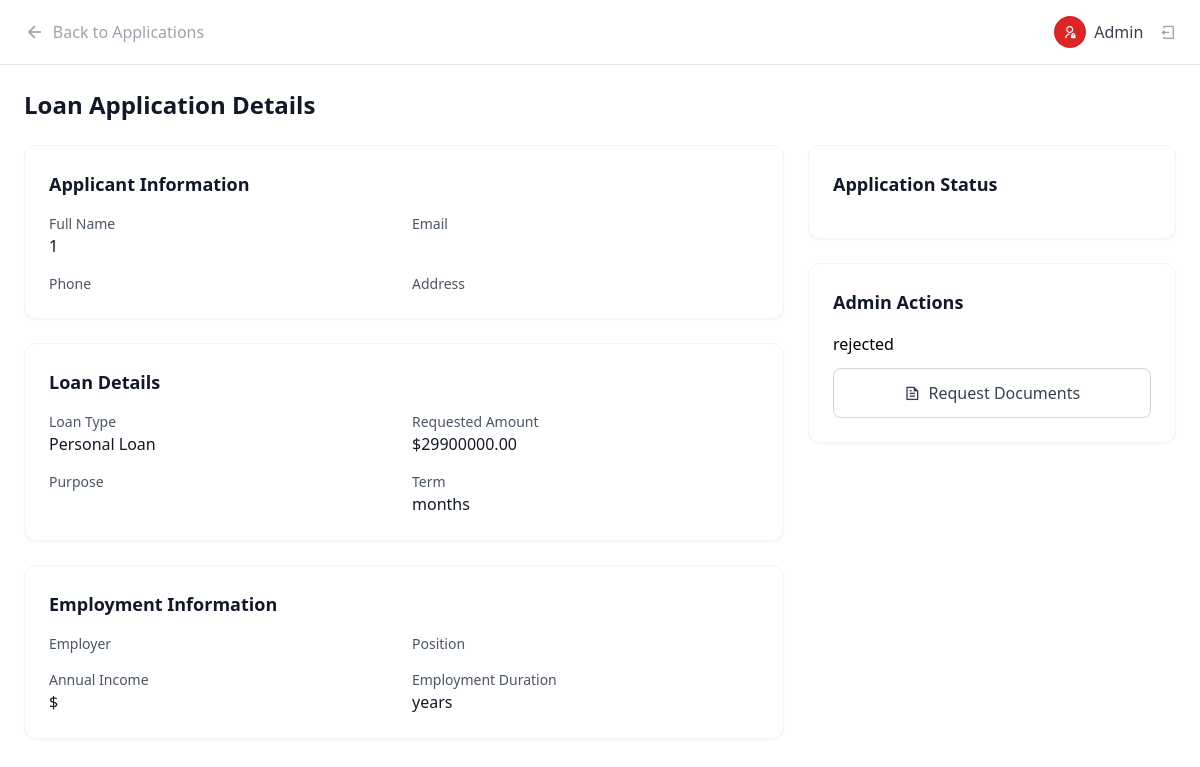
/admin-panel/loans/5/ (signed in), run on the app's committed database.
### bank/models.py (models this page shows)
class LoanRequest(models.Model):
    LOAN_TYPES = (
        ('personal', 'Personal Loan'),
        ('auto', 'Auto Loan'),
        ('home', 'Home Loan'),
        ('education', 'Education Loan'),
    )
    STATUS_CHOICES = (
        ('pending', 'Pending'),
        ('approved', 'Approved'),
        ('rejected', 'Rejected'),
        ('disbursed', 'Disbursed'),
    )
    user = models.ForeignKey(User, on_delete=models.CASCADE)
    loan_type = models.CharField(max_length=20, choices=LOAN_TYPES,default='auto')
    amount = models.DecimalField(max_digits=12, decimal_places=2)
    purpose = models.TextField()
    status = models.CharField(max_length=20, choices=STATUS_CHOICES, default='pending')
    application_date = models.DateTimeField(auto_now_add=True)
    approved_date = models.DateTimeField(null=True, blank=True)
    term_months = models.IntegerField(default=12)
    interest_rate = models.DecimalField(max_digits=5, decimal_places=2, default=5.0)

### bank/views.py (the view)
# urls.py: path('admin-panel/loans/<int:loan_id>/', views.loan_detail, name='loan_detail'),
@login_required
@user_passes_test(is_admin)
def loan_detail(request, loan_id):
    print(loan_id)
    loan = get_object_or_404(LoanRequest, id=loan_id)
    print(loan)
    return render(request, 'admin_panel/detail.html', {'loan': loan})

### bank/views.py (called while the page is built)
def is_admin(user):
    return user.is_staff

### bank/templates/admin_panel/detail.html (shortened to what this page needs)
{% load static %}
<!DOCTYPE html>
<html lang="en">
<head>
    <script src="https://cdn.tailwindcss.com/3.4.16"></script>
    <link rel="stylesheet" href="https://cdnjs.cloudflare.com/ajax/libs/remixicon/4.6.0/remixicon.min.css">
</head>
<body class="bg-gray-50">
    <div class="min-h-screen bg-white">
        <header class="bg-white border-b border-gray-200 px-6 py-4">
            <div class="flex items-center justify-between">
                <a href="{% url 'admin_dashboard' %}" class="flex items-center text-gray-400 hover:text-gray-600">
                    <i class="ri-arrow-left-line text-xl mr-2"></i>
                    <span>Back to Applications</span>
                </a>
                <div class="flex items-center space-x-4">
                    <div class="flex items-center space-x-2">
                        <div class="w-8 h-8 bg-red-600 rounded-full flex items-center justify-center">
                            <i class="ri-admin-line text-white text-sm"></i>
                        </div>
                        <span class="font-medium text-gray-700">{{ request.user.get_full_name }}</span>
                    </div>
                    <a href="{% url 'logout' %}" class="text-gray-400 hover:text-gray-600">
                        <i class="ri-logout-box-line"></i>
                    </a>
                </div>
            </div>
        </header>
        <main class="p-6">
            <h1 class="text-2xl font-bold text-gray-900 mb-6">Loan Application Details</h1>
            <div class="grid lg:grid-cols-3 gap-6">
                <div class="lg:col-span-2 space-y-6">
                    <div class="bg-white rounded-xl shadow-sm border border-gray-100 p-6">
                        <h2 class="text-lg font-semibold text-gray-900 mb-4">Applicant Information</h2>
                        <div class="grid md:grid-cols-2 gap-4">
                            <div>
                                <p class="text-sm text-gray-600">Full Name</p>
                                <p class="font-medium text-gray-900">{{ loan.user_id }}</p>
                            </div>
                            <div>
                                <p class="text-sm text-gray-600">Email</p>
                            </div>
                            <div>
                                <p class="text-sm text-gray-600">Phone</p>
                            </div>
                            <div>
                                <p class="text-sm text-gray-600">Address</p>
                            </div>
                        </div>
                    </div>
                    <div class="bg-white rounded-xl shadow-sm border border-gray-100 p-6">
                        <h2 class="text-lg font-semibold text-gray-900 mb-4">Loan Details</h2>
                        <div class="grid md:grid-cols-2 gap-4">
                            <div>
                                <p class="text-sm text-gray-600">Loan Type</p>
                                <p class="font-medium text-gray-900">{{ loan.get_loan_type_display }}</p>
                            </div>
                            <div>
                                <p class="text-sm text-gray-600">Requested Amount</p>
                                <p class="font-medium text-gray-900">${{ loan.amount }}</p>
                            </div>
                            <div>
                                <p class="text-sm text-gray-600">Purpose</p>
                            </div>
                            <div>
                                <p class="text-sm text-gray-600">Term</p>
                                <p class="font-medium text-gray-900">{{ loan.term }} months</p>
                            </div>
                        </div>
                    </div>
                    <div class="bg-white rounded-xl shadow-sm border border-gray-100 p-6">
                        <h2 class="text-lg font-semibold text-gray-900 mb-4">Employment Information</h2>
                        <div class="grid md:grid-cols-2 gap-4">
                            <div>
                                <p class="text-sm text-gray-600">Employer</p>
                            </div>
                            <div>
                                <p class="text-sm text-gray-600">Position</p>
                            </div>
                            <div>
                                <p class="text-sm text-gray-600">Annual Income</p>
                                <p class="font-medium text-gray-900">${{ loan.employment.annual_income }}</p>
                            </div>
                            <div>
                                <p class="text-sm text-gray-600">Employment Duration</p>
                                <p class="font-medium text-gray-900">{{ loan.employment.duration_years }} years</p>
                            </div>
                        </div>
                    </div>
                </div>
                <div class="space-y-6">
                    <div class="bg-white rounded-xl shadow-sm border border-gray-100 p-6">
                        <h2 class="text-lg font-semibold text-gray-900 mb-4">Application Status</h2>
                    </div>
                    <div class="bg-white rounded-xl shadow-sm border border-gray-100 p-6">
                        <h2 class="text-lg font-semibold text-gray-900 mb-4">Admin Actions</h2>
                        <div class="space-y-3">
                            <h1>{{ loan.status }}</h1>
                            <button class="w-full border border-gray-300 text-gray-700 py-3 rounded-button font-medium hover:bg-gray-50 flex items-center justify-center">
                                <i class="ri-file-text-line mr-2"></i> Request Documents
                            </button>
                        </div>
                    </div>
                </div>
            </div>
        </main>
    </div>
</body>
</html>

### bank/templates/admin_panel/detail.html (style rules this page uses)
:where([class^="ri-"])::before { content: "\f3c2"; }
.rounded-button { border-radius: 8px; }

### data on the page
LoanRequest: user_id "1", loan_type "Personal Loan", amount "29900000.00", status "rejected"

### other printed values
{{ request.user.get_full_name }} "Admin"
